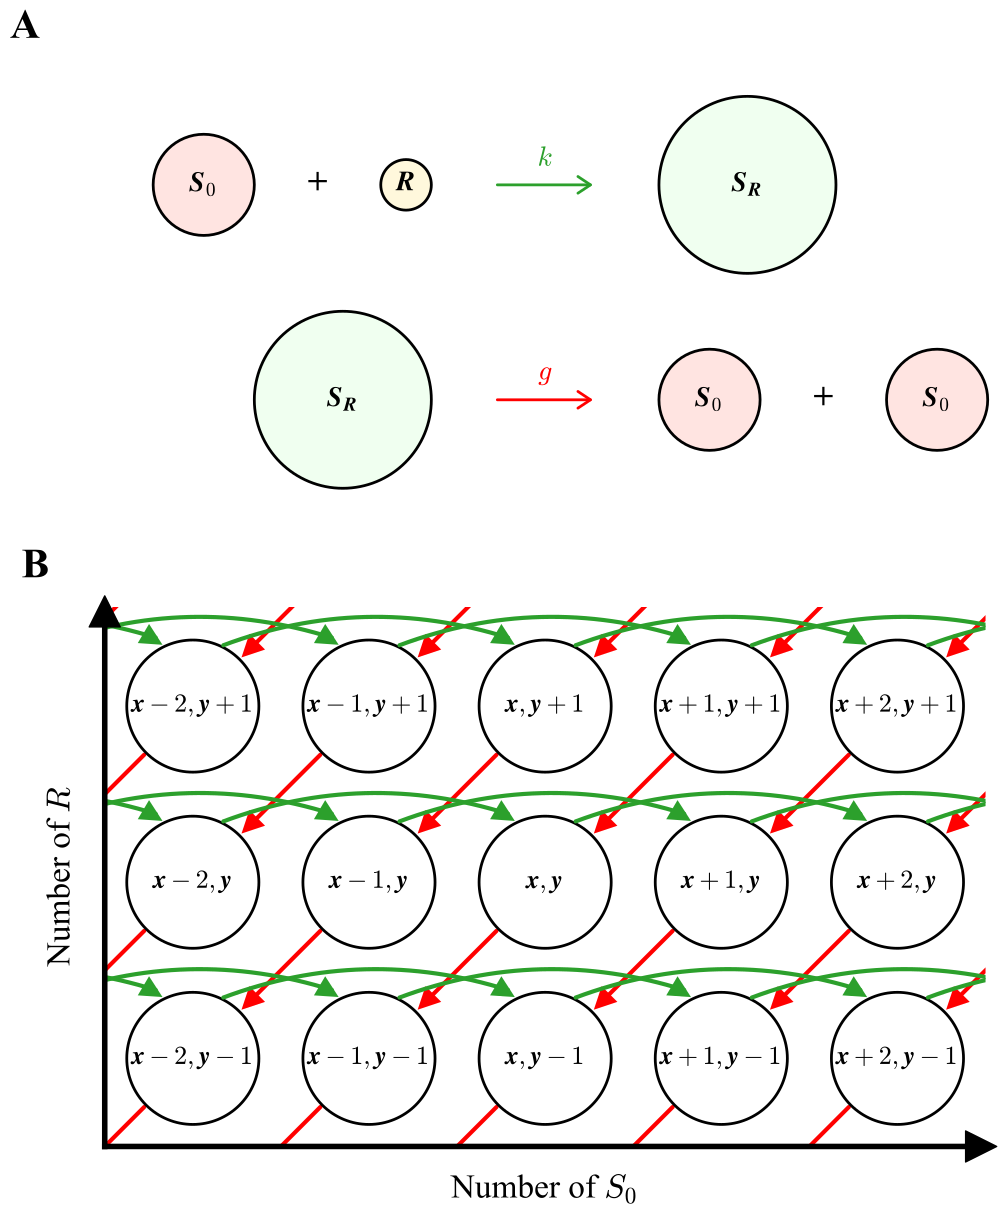

Write Python code to recreate this figure.
import matplotlib.pyplot as plt
import matplotlib.patches as patches
import matplotlib.transforms as mtransforms
import numpy as np

plt.rcParams['mathtext.default'] = 'it'
plt.rcParams['pdf.fonttype'] = 42
plt.rcParams['font.family'] = 'Times New Roman'
plt.rcParams['mathtext.fontset'] = 'cm'

scale_A = 1.125
fs_scaling = 1.25
annotation_fontsize = 24 * fs_scaling

base_w = 9.0
h_A = 4.5
h_B = 5.4
gap_y = 0.9
margin_l = 0.8
margin_r = 0.5
margin_t = 0.5
margin_b = 0.7

fig_w = margin_l + base_w + margin_r
fig_h = margin_b + h_A + gap_y + h_B + margin_t

fig = plt.figure(figsize=(fig_w, fig_h))

def get_rect(x, y, w, h):
    return [x / fig_w, y / fig_h, w / fig_w, h / fig_h]

axes = {}
row_y_A = margin_b + h_B + gap_y
row_y_B = margin_b

axes['schematicA'] = fig.add_axes(get_rect(margin_l, row_y_A, base_w, h_A))
axes['schematicB'] = fig.add_axes(get_rect(margin_l, row_y_B, base_w, h_B))

def draw_schematic_A(ax, zoom=1.0):
    r_A = 0.40
    r_B = 0.20
    r_C = 0.70

    arrow_length = 0.8
    arrow_half = arrow_length / 2.0

    gap1 = 0.5
    gap2 = 0.5

    y_top = 0.85
    y_bottom = -0.85

    x_arrow_top = 0.0
    x_B = x_arrow_top - (arrow_half + gap1 + r_B)
    x_C_top = x_arrow_top + (arrow_half + gap1 + r_C)
    x_plus_top = x_B - (gap2 + r_B)
    x_A_top = x_plus_top - (gap2 + r_A)

    x_arrow_bottom = x_arrow_top
    x_C_bottom = x_arrow_bottom - (arrow_half + gap1 + r_C)
    x_A1_bottom = x_arrow_bottom + (arrow_half + gap1 + r_A)
    x_plus_bottom = x_A1_bottom + (gap2 + r_A)
    x_A2_bottom = x_plus_bottom + (gap2 + r_A)

    label_offset = 0.2

    circle_linewidth = 2
    arrow_linewidth = 2
    circle_label_fontsize = 20
    plus_fontsize = 25
    arrow_label_fontsize = 20

    x_margin_original = 4.0
    y_margin_original = 2.0

    ax.set_aspect('equal')
    ax.axis('off')

    ax.set_xlim(-x_margin_original / zoom, x_margin_original / zoom)
    ax.set_ylim(-y_margin_original / zoom, y_margin_original / zoom)

    def draw_labeled_circle(ax, x, y, radius, label, fc='white'):
        circle = patches.Circle(
            (x, y),
            radius,
            facecolor=fc,
            edgecolor='black',
            linewidth=circle_linewidth
        )
        ax.add_patch(circle)
        ax.text(
            x, y, label,
            ha='center',
            va='center',
            fontsize=circle_label_fontsize,
            fontweight='bold'
        )

    draw_labeled_circle(ax, x_A_top, y_top, r_A, r'$\boldsymbol{S}_\boldsymbol{0}$', 'mistyrose')
    ax.text(x_plus_top, y_top, '+', ha='center', va='center',
            fontsize=plus_fontsize, fontweight='bold')
    draw_labeled_circle(ax, x_B, y_top, r_B, r'$\boldsymbol{R}$', 'cornsilk')

    arrow_start = x_arrow_top - arrow_half
    arrow_end = x_arrow_top + arrow_half
    arrow_top = patches.FancyArrowPatch(
        (arrow_start, y_top),
        (arrow_end, y_top),
        arrowstyle='->,head_length=0.18,head_width=0.12',
        mutation_scale=50,
        color='tab:green',
        linewidth=arrow_linewidth
    )
    ax.add_patch(arrow_top)
    ax.text(
        x_arrow_top, y_top + label_offset, r'$k$',
        ha='center', va='center', color='tab:green',
        fontsize=arrow_label_fontsize, fontweight='bold'
    )

    draw_labeled_circle(ax, x_C_top, y_top, r_C, r'$\boldsymbol{S}_\boldsymbol{R}$', 'honeydew')

    draw_labeled_circle(ax, x_C_bottom, y_bottom, r_C, r'$\boldsymbol{S}_\boldsymbol{R}$', 'honeydew')

    arrow_start2 = x_arrow_bottom - arrow_half
    arrow_end2 = x_arrow_bottom + arrow_half
    arrow_bottom = patches.FancyArrowPatch(
        (arrow_start2, y_bottom),
        (arrow_end2, y_bottom),
        arrowstyle='->,head_length=0.18,head_width=0.12',
        mutation_scale=50,
        color='r',
        linewidth=arrow_linewidth
    )
    ax.add_patch(arrow_bottom)
    ax.text(
        x_arrow_bottom, y_bottom + label_offset, r'$g$',
        ha='center', va='center', color='r',
        fontsize=arrow_label_fontsize, fontweight='bold'
    )

    draw_labeled_circle(ax, x_A1_bottom, y_bottom, r_A, r'$\boldsymbol{S}_\boldsymbol{0}$', 'mistyrose')
    ax.text(x_plus_bottom, y_bottom, '+', ha='center', va='center',
            fontsize=plus_fontsize, fontweight='bold')
    draw_labeled_circle(ax, x_A2_bottom, y_bottom, r_A, r'$\boldsymbol{S}_\boldsymbol{0}$', 'mistyrose')

def draw_schematic_B(ax):
    COLS = 9
    ROWS = 5
    dx_space = 4.0
    dy_space = 4.0
    R = 1.5
    center_col = 3
    center_row = 2

    xmin, xmax = -10, 10
    ymin, ymax = -10, 2.25

    for r in range(ROWS):
        for c in range(COLS):
            x = (c - center_col) * dx_space
            y = (r - center_row) * dy_space

            circle = patches.Circle((x, y), R, edgecolor='black', facecolor='white', zorder=4, linewidth=2)
            ax.add_patch(circle)

            dc = c - center_col
            dr = r - center_row

            c_str = 'x' if dc == 0 else f'x + {dc}' if dc > 0 else f'x - {abs(dc)}'
            y_origin_shift = 1
            eff_dr = dr + y_origin_shift
            if eff_dr == 0:
                r_str = 'y'
            elif eff_dr > 0:
                r_str = f'y + {eff_dr}'
            else:
                r_str = f'y - {abs(eff_dr)}'

            label = rf'$\boldsymbol{{{c_str}, {r_str}}}$'

            if xmin <= x <= xmax and ymin <= y <= ymax:
                ax.text(x, y, label, ha='center', va='center', fontsize=15*fs_scaling, zorder=5)

    for r in range(ROWS):
        for c in [-2, -1]:
            x = (c - center_col) * dx_space
            y = (r - center_row) * dy_space
            ghost = patches.Circle((x, y), R, edgecolor='gray', facecolor='white',
                                   linestyle='--', linewidth=2, zorder=3, alpha=0.6)
            ax.add_patch(ghost)

    def get_horiz_pt(c, r, is_start):
        x = (c - center_col) * dx_space
        y = (r - center_row) * dy_space
        angle = np.radians(65 if is_start else 115)
        return (x + R * np.cos(angle), y + R * np.sin(angle))

    def get_diag_pt(c, r, is_start):
        x = (c - center_col) * dx_space
        y = (r - center_row) * dy_space
        angle = np.radians(225 if is_start else 45)
        return (x + R * np.cos(angle), y + R * np.sin(angle))

    for r in range(ROWS):
        for c_start in range(-2, COLS):
            c_end = c_start + 2

            if (c_start < 0 and c_end < 0) or (c_start >= COLS and c_end >= COLS):
                continue

            offset = c_start - center_col
            is_even = (offset % 2 == 0)
            ls = '-' if is_even else '-'

            p1 = get_horiz_pt(c_start, r, is_start=True)
            p2 = get_horiz_pt(c_end, r, is_start=False)

            arrow = patches.FancyArrowPatch(
                p1, (list(p2)[0]-0.15, list(p2)[1]+0.175),
                arrowstyle='-',
                linestyle=ls,
                connectionstyle='arc3,rad=-0.175',
                color='tab:green',
                linewidth=3,
                zorder=5
            )
            ax.add_patch(arrow)

            arrow = patches.FancyArrowPatch(
                p1, p2,
                arrowstyle='-|>',
                connectionstyle='arc3,rad=-0.3',
                mutation_scale=40,
                color='tab:green',
                linewidth=0,
                zorder=4
            )
            ax.add_patch(arrow)

    for r_start in range(-1, ROWS + 1):
        for c_start in range(-1, COLS + 1):
            r_end = r_start - 1
            c_end = c_start - 1

            start_visible = (0 <= r_start < ROWS and 0 <= c_start < COLS)
            end_visible = (0 <= r_end < ROWS and 0 <= c_end < COLS)

            if not (start_visible or end_visible):
                continue

            p1 = get_diag_pt(c_start, r_start, is_start=True)
            p2 = get_diag_pt(c_end, r_end, is_start=False)

            arrow = patches.FancyArrowPatch(
                p1, (list(p2)[0]+0.1, list(p2)[1]+0.1),
                arrowstyle='-',
                color='r',
                linewidth=3,
                zorder=3
            )
            ax.add_patch(arrow)

            arrow = patches.FancyArrowPatch(
                p1, p2,
                arrowstyle='-|>',
                mutation_scale=40,
                color='r',
                linewidth=0,
                zorder=2
            )
            ax.add_patch(arrow)

    ax.set_xlim(xmin, xmax)
    ax.set_ylim(ymin, ymax)

    ax.spines['top'].set_visible(False)
    ax.spines['right'].set_visible(False)

    ax.spines['bottom'].set_linewidth(4)
    ax.spines['left'].set_linewidth(4)

    ax.spines['bottom'].set_zorder(10)
    ax.spines['left'].set_zorder(10)

    ax.set_xticks([])
    ax.set_yticks([])

    ax.set_xlabel(r'Number of $S_0$', fontsize=24, labelpad=20)
    ax.set_ylabel(r'Number of $R$', fontsize=24, labelpad=20)

    ax.scatter(xmax-0.1, ymin, marker='>', s=500, c='black', zorder=10, clip_on=False)
    ax.scatter(xmin, ymax-0.1, marker='^', s=500, c='black', zorder=10, clip_on=False)

    ax.set_aspect('equal')

draw_schematic_A(axes['schematicA'], zoom=scale_A)
draw_schematic_B(axes['schematicB'])

for idx, key in enumerate(['schematicA', 'schematicB']):
    ax = axes[key]
    panel_label = 'A' if idx == 0 else 'B'
    trans = mtransforms.offset_copy(ax.transAxes, fig=fig, x=-40, y=15, units='points')
    ax.text(0.0, 1.0, panel_label, transform=trans, fontsize=annotation_fontsize, fontweight='bold', va='bottom', ha='right')

plt.savefig('fig1_1r1s.pdf', dpi=600, bbox_inches='tight')
plt.show()
